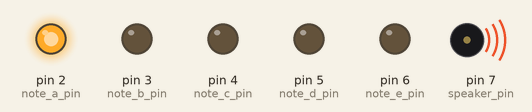
This sketch was run on a simulated Arduino Uno, built with avr-gcc and run on an emulated ATmega328P. On the bench: output pins drawn as LEDs (lit = HIGH), buzzer (waves = sounding). Random numbers use the default seed unless the sketch sets one; what the sketch prints to the serial monitor is not drawn.

Above: at 0.1 s.
At 3.1 s:
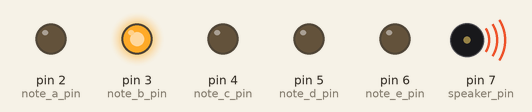
At 6.1 s:
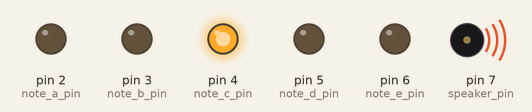
At 9.1 s:
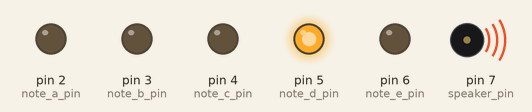
At 12.1 s:
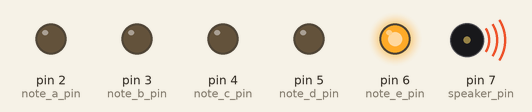
At 33.5 s:
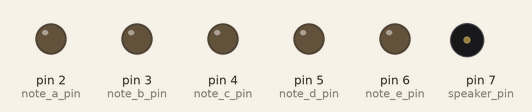
Timing chart, 0 to 35.0 s (numbered marks = the images above):
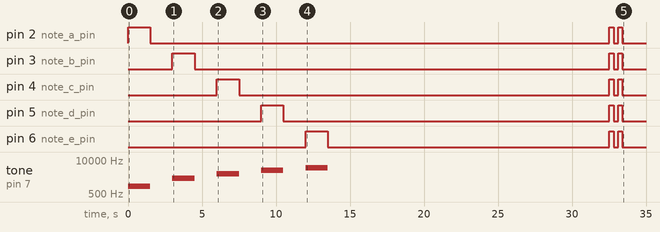

Measured:
- by itself, pin 2 (note_a_pin): goes HIGH 1.5 s, LOW 31.0 s, HIGH 0.30 s, LOW 0.30 s, HIGH 0.30 s, then LOW
- by itself, pin 3 (note_b_pin): goes HIGH 1.5 s, LOW 28.0 s, HIGH 0.30 s, LOW 0.30 s, HIGH 0.30 s, then LOW
- by itself, pin 4 (note_c_pin): goes HIGH 1.5 s, LOW 25.0 s, HIGH 0.30 s, LOW 0.30 s, HIGH 0.30 s, then LOW
- by itself, pin 5 (note_d_pin): goes HIGH 1.5 s, LOW 22.0 s, HIGH 0.30 s, LOW 0.30 s, HIGH 0.30 s, then LOW
- by itself, pin 6 (note_e_pin): goes HIGH 1.5 s, LOW 19.0 s, HIGH 0.30 s, LOW 0.30 s, HIGH 0.30 s, then LOW
- by itself, tone on pin 7 (speaker_pin): plays 1000 Hz for 1.5 s, 2000 Hz for 1.5 s, 3000 Hz for 1.5 s, 4000 Hz for 1.5 s, 5000 Hz for 1.5 s

The sketch:

Master.ino
```cpp
#include <SoftwareSerial.h>
#define note_a_pin 2
#define note_b_pin 3
#define note_c_pin 4 // Pin assigned for each note
#define note_d_pin 5
#define note_e_pin 6
#define speaker_pin 7
#define rxPin_receive_player2 8
#define txPin_receive_player2 9
#define rxPin_receive_player1 10 // For receiving
#define txPin_receive_player1 11 // For transmitting
#define rxPin_send_player2 12
#define txPin_send_player2 13

#define note_delay 2.5 // 2.5 seconds delay between each note
#define next_round_delay 15 // 15 seconds delay between each round
#define max_retries 10 // Number of times master will ask slave to send score if not received

bool game_started;
float player1_score, player2_score;
String note_sequence_array[5];
String note_sequence; // The note sequence to be played is hardcoded in the app
int current_note_index; // The index of the current note that is being played

SoftwareSerial player1Response(rxPin_receive_player1, txPin_receive_player1);
SoftwareSerial player2Response(rxPin_receive_player2, txPin_receive_player2);
SoftwareSerial player2Send(rxPin_send_player2, txPin_send_player2);

void displayRoundEnd() {
  // To signify round end we will glow all the leds together and toggle it for 0.3 seconds
  int count = 0;
  while(count!=4) {
    if(count%2==0) {
      digitalWrite(note_a_pin, HIGH); // Glow all the LEDs
      digitalWrite(note_b_pin, HIGH);
      digitalWrite(note_c_pin, HIGH);
      digitalWrite(note_d_pin, HIGH);
      digitalWrite(note_e_pin, HIGH);
    } else {
        digitalWrite(note_a_pin, LOW); // Glow all the LEDs
        digitalWrite(note_b_pin, LOW);
        digitalWrite(note_c_pin, LOW);
        digitalWrite(note_d_pin, LOW);
        digitalWrite(note_e_pin, LOW);
    }
    count++;
    delay(300);
  }
}

void getScores() {
  // First we will get score from player 1 and then from player 2
  while(true) // Try again and again to write P
  {
    if(Serial.availableForWrite() >=1 ) { // If enough buffer size is available for serial to write then add 'P' to buffer
      Serial.write('P');
      break;
    }
  }
  int tries = 0;
  while(tries < max_retries) {
    player1Response.flush(); // Wait for the slaveResponse buffer to be completely empty before executing the below codes
    if(player1Response.available() >= 1) {
      player1_score = player1Response.read(); // Read the incoming byte and update player1_score
      break;
    }
    tries++; // Increment the number of loops
    delay(5);
  }
  while(true) // Try again and again to write P
  {
    if(player2Send.availableForWrite() >=1 ) { // If enough buffer size is available for serial to write then add 'P' to buffer
      player2Send.write('P');
      break;
    }
  }
  tries = 0;
  while(tries < max_retries) {
    player2Response.flush(); // Wait for the slaveResponse buffer to be completely empty before executing the below codes
    if(player2Response.available() >= 1) {
      player2_score = player2Response.read(); // Read the incoming byte and update player2_score
      break;
    }
    tries++; // Increment the number of loops
    delay(5);
  }
}

void displayResult() {
  float difference = player1_score - player2_score;
  if(difference > 0.0f) {
    while(true) {
      if(Serial.availableForWrite() >=1 ) {
        Serial.write("W"); // Player 1 won the game
        break;
      }
    }
  } else if (difference == 0.0f) {
    while(true) {
      if(Serial.availableForWrite() >= 1 && player2Send.availableForWrite() >= 1) { // We do this in one if-else to display the winner almost at the same time
        player2Send.write("W"); // Tie game
        Serial.write("W");
        break;
      }
    }
  } else {
    while(true) {
      if(player2Send.availableForWrite() >=1 ) {
        player2Send.write("W"); // Player 2 won the game
        break;
      }
    }
  }
  delay(3000); // Display the winner for 3 seconds
  while(true) {
    if(Serial.availableForWrite() >= 1 && player2Send.availableForWrite() >= 1) {
      Serial.write("R"); // Reset the players
      player2Send.write("R");
      break;
    }
  }
  delay(next_round_delay * 1000);
  game_started = false;
  current_note_index = 0;
}

void setup() {
  // put your setup code here, to run once:
  Serial.begin(9600); // Start the connection at 9600 bauds : Default is 8 bauds
  while(!Serial); // Wait for serial connection to establish
  pinMode(note_a_pin, OUTPUT);
  pinMode(note_b_pin, OUTPUT);
  pinMode(note_c_pin, OUTPUT);
  pinMode(note_d_pin, OUTPUT);
  pinMode(note_e_pin, OUTPUT);
  player2Send.begin(9600);
  while(!player2Send); // Wait for serial connection to be established
  player1Response.begin(9600);
  while(!player1Response);
  player2Response.begin(9600);
  while(!player2Response);
  game_started = false;
  player1_score = 0.0f;
  player2_score = 0.0f;
  note_sequence_array[0] = "ABABCDDABEEBACDBEE";
  note_sequence_array[1] = "ADDDCBACBDCCDABBAC";
  note_sequence_array[2] = "BBCDABCBDBCBABCEEE";
  note_sequence_array[3] = "CCBABCBDBEABCBEBCE"; // Sequence of random notes;
  note_sequence_array[4] = "DACBCABDEBACBDEABC";
  note_sequence_array[5] = "EABCBDEBACADEBBBEA";
  randomSeed(analogRead(0));
  // Establish a random seed with a value which will continuosly change over time. analogRead(0)
  //checks for input on pin 0. On not finding one, garbage value is returned
  current_note_index = 0;
}

void loop() {
  // put your main code here, to run repeatedly:
  if(!game_started) {
    // Initially play the notes, and glow the corresponding LED
    int arr[] = {note_a_pin, note_b_pin, note_c_pin, note_d_pin, note_e_pin};
    int signal_power_counter = 1; // Use this to increment the signal strength
    int array_length = sizeof(arr)/sizeof(arr[0]);
    for(int i = 0; i<array_length; i++) {
      tone(speaker_pin, 1000 * signal_power_counter++); // Send 1KHz sound signal
      digitalWrite(arr[i], HIGH); // Glow the corresponding LED for that note which points to the required button
      delay(1500); // Play the sound for 1.5 seconds
      digitalWrite(arr[i], LOW); // Turn of the LED
      noTone(speaker_pin); // Stop the sound
      delay(1000); // Wait for another 1000 seconds before playing the next tone
    game_started = true; // Now the game will be started
    delay(500);
    long random_no = random(0,5);
    note_sequence = note_sequence_array[random_no]; // Select one of the five notes available
    }
  } else {
    if(current_note_index == sizeof(note_sequence)) {
      // If we have finished all the notes then the game must end
      displayRoundEnd();
      getScores();
      displayResult();
    } else {
       char current_note = note_sequence[current_note_index];
       if(Serial.availableForWrite() >=1 && player2Send.availableForWrite() >= 1) { // Char is 1 bytes so only check for 1 byte
        // Serial.write will block program execution until there is enough space in  buffer. To prevent that check how much byte is available
        Serial.write(current_note);
        player2Send.write(current_note); // Send the current note to both the player
        current_note_index++;
        delay(note_delay * 1000); // Wait for 2.5 seconds before starting next note
       }
     }
  }
}
```
